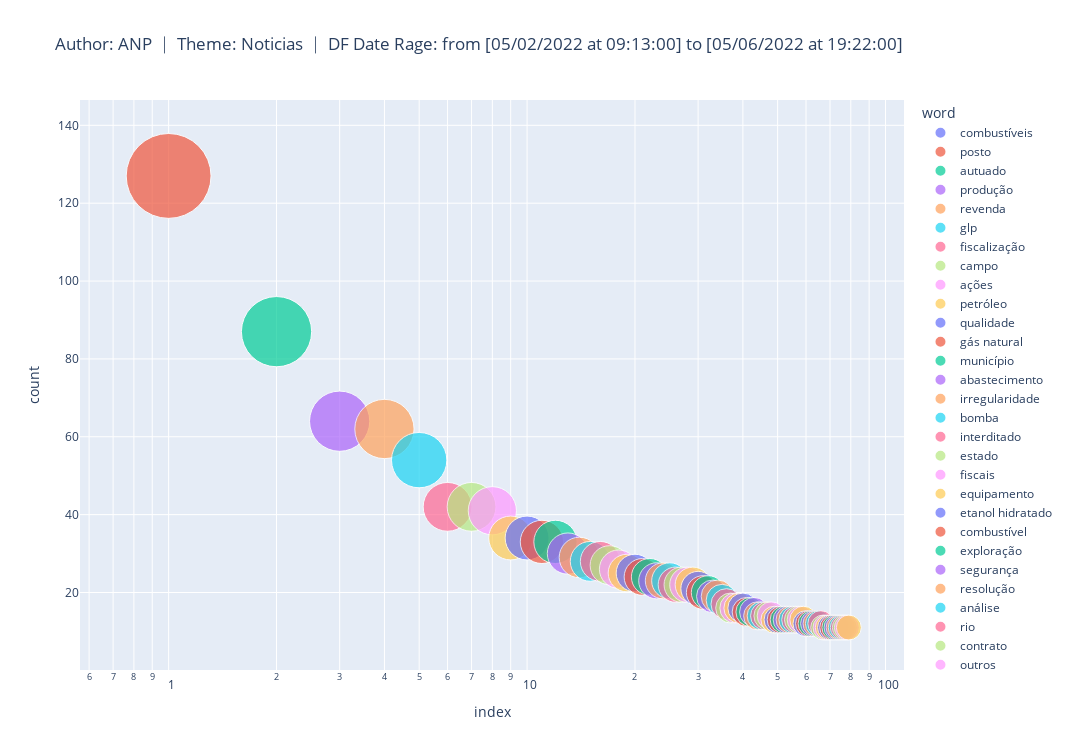

The notebook cell saved with this chart:
### Code cell
## generating a scatterplot from the plotfy library
fig = px.scatter(df2.query('count > 10'),
                y="count",
                size="count",
                color="word",
                hover_name="word",
                log_x=True,
                title = wordcloud_title,
                width=1500, 
                height=750,
                size_max=60)
fig.show()

plt.offline.plot(fig, filename = search+'.html')

### Figure 1 — Plotly figure (JSON) as saved in the notebook; plotly's stock layout.template omitted (floating-point values rounded to 4 significant figures)
{"data": [{"hovertemplate": "<b>%{hovertext}</b><br><br>word=combustíveis<br>index=%{x}<br>count=%{marker.size}<extra></extra>", "hovertext": ["combustíveis"], "legendgroup": "combustíveis", "marker": {"color": "#636efa", "size": [127], "sizemode": "area", "sizeref": 0.03528, "symbol": "circle"}, "mode": "markers", "name": "combustíveis", "orientation": "v", "showlegend": true, "type": "scatter", "x": [0], "xaxis": "x", "y": [127], "yaxis": "y"}, {"hovertemplate": "<b>%{hovertext}</b><br><br>word=posto<br>index=%{x}<br>count=%{marker.size}<extra></extra>", "hovertext": ["posto"], "legendgroup": "posto", "marker": {"color": "#EF553B", "size": [127], "sizemode": "area", "sizeref": 0.03528, "symbol": "circle"}, "mode": "markers", "name": "posto", "orientation": "v", "showlegend": true, "type": "scatter", "x": [1], "xaxis": "x", "y": [127], "yaxis": "y"}, {"hovertemplate": "<b>%{hovertext}</b><br><br>word=autuado<br>index=%{x}<br>count=%{marker.size}<extra></extra>", "hovertext": ["autuado"], "legendgroup": "autuado", "marker": {"color": "#00cc96", "size": [87], "sizemode": "area", "sizeref": 0.03528, "symbol": "circle"}, "mode": "markers", "name": "autuado", "orientation": "v", "showlegend": true, "type": "scatter", "x": [2], "xaxis": "x", "y": [87], "yaxis": "y"}, {"hovertemplate": "<b>%{hovertext}</b><br><br>word=produção<br>index=%{x}<br>count=%{marker.size}<extra></extra>", "hovertext": ["produção"], "legendgroup": "produção", "marker": {"color": "#ab63fa", "size": [64], "sizemode": "area", "sizeref": 0.03528, "symbol": "circle"}, "mode": "markers", "name": "produção", "orientation": "v", "showlegend": true, "type": "scatter", "x": [3], "xaxis": "x", "y": [64], "yaxis": "y"}, {"hovertemplate": "<b>%{hovertext}</b><br><br>word=revenda<br>index=%{x}<br>count=%{marker.size}<extra></extra>", "hovertext": ["revenda"], "legendgroup": "revenda", "marker": {"color": "#FFA15A", "size": [62], "sizemode": "area", "sizeref": 0.03528, "symbol": "circle"}, "mode": "markers", "name": "revenda", "orientation": "v", "showlegend": true, "type": "scatter", "x": [4], "xaxis": "x", "y": [62], "yaxis": "y"}, {"hovertemplate": "<b>%{hovertext}</b><br><br>word=glp<br>index=%{x}<br>count=%{marker.size}<extra></extra>", "hovertext": ["glp"], "legendgroup": "glp", "marker": {"color": "#19d3f3", "size": [54], "sizemode": "area", "sizeref": 0.03528, "symbol": "circle"}, "mode": "markers", "name": "glp", "orientation": "v", "showlegend": true, "type": "scatter", "x": [5], "xaxis": "x", "y": [54], "yaxis": "y"}, {"hovertemplate": "<b>%{hovertext}</b><br><br>word=fiscalização<br>index=%{x}<br>count=%{marker.size}<extra></extra>", "hovertext": ["fiscalização"], "legendgroup": "fiscalização", "marker": {"color": "#FF6692", "size": [42], "sizemode": "area", "sizeref": 0.03528, "symbol": "circle"}, "mode": "markers", "name": "fiscalização", "orientation": "v", "showlegend": true, "type": "scatter", "x": [6], "xaxis": "x", "y": [42], "yaxis": "y"}, {"hovertemplate": "<b>%{hovertext}</b><br><br>word=campo<br>index=%{x}<br>count=%{marker.size}<extra></extra>", "hovertext": ["campo"], "legendgroup": "campo", "marker": {"color": "#B6E880", "size": [42], "sizemode": "area", "sizeref": 0.03528, "symbol": "circle"}, "mode": "markers", "name": "campo", "orientation": "v", "showlegend": true, "type": "scatter", "x": [7], "xaxis": "x", "y": [42], "yaxis": "y"}, {"hovertemplate": "<b>%{hovertext}</b><br><br>word=ações<br>index=%{x}<br>count=%{marker.size}<extra></extra>", "hovertext": ["ações"], "legendgroup": "ações", "marker": {"color": "#FF97FF", "size": [41], "sizemode": "area", "sizeref": 0.03528, "symbol": "circle"}, "mode": "markers", "name": "ações", "orientation": "v", "showlegend": true, "type": "scatter", "x": [8], "xaxis": "x", "y": [41], "yaxis": "y"}, {"hovertemplate": "<b>%{hovertext}</b><br><br>word=petróleo<br>index=%{x}<br>count=%{marker.size}<extra></extra>", "hovertext": ["petróleo"], "legendgroup": "petróleo", "marker": {"color": "#FECB52", "size": [34], "sizemode": "area", "sizeref": 0.03528, "symbol": "circle"}, "mode": "markers", "name": "petróleo", "orientation": "v", "showlegend": true, "type": "scatter", "x": [9], "xaxis": "x", "y": [34], "yaxis": "y"}, {"hovertemplate": "<b>%{hovertext}</b><br><br>word=qualidade<br>index=%{x}<br>count=%{marker.size}<extra></extra>", "hovertext": ["qualidade"], "legendgroup": "qualidade", "marker": {"color": "#636efa", "size": [34], "sizemode": "area", "sizeref": 0.03528, "symbol": "circle"}, "mode": "markers", "name": "qualidade", "orientation": "v", "showlegend": true, "type": "scatter", "x": [10], "xaxis": "x", "y": [34], "yaxis": "y"}, {"hovertemplate": "<b>%{hovertext}</b><br><br>word=gás natural<br>index=%{x}<br>count=%{marker.size}<extra></extra>", "hovertext": ["gás natural"], "legendgroup": "gás natural", "marker": {"color": "#EF553B", "size": [33], "sizemode": "area", "sizeref": 0.03528, "symbol": "circle"}, "mode": "markers", "name": "gás natural", "orientation": "v", "showlegend": true, "type": "scatter", "x": [11], "xaxis": "x", "y": [33], "yaxis": "y"}, {"hovertemplate": "<b>%{hovertext}</b><br><br>word=município<br>index=%{x}<br>count=%{marker.size}<extra></extra>", "hovertext": ["município"], "legendgroup": "município", "marker": {"color": "#00cc96", "size": [33], "sizemode": "area", "sizeref": 0.03528, "symbol": "circle"}, "mode": "markers", "name": "município", "orientation": "v", "showlegend": true, "type": "scatter", "x": [12], "xaxis": "x", "y": [33], "yaxis": "y"}, {"hovertemplate": "<b>%{hovertext}</b><br><br>word=abastecimento<br>index=%{x}<br>count=%{marker.size}<extra></extra>", "hovertext": ["abastecimento"], "legendgroup": "abastecimento", "marker": {"color": "#ab63fa", "size": [30], "sizemode": "area", "sizeref": 0.03528, "symbol": "circle"}, "mode": "markers", "name": "abastecimento", "orientation": "v", "showlegend": true, "type": "scatter", "x": [13], "xaxis": "x", "y": [30], "yaxis": "y"}, {"hovertemplate": "<b>%{hovertext}</b><br><br>word=irregularidade<br>index=%{x}<br>count=%{marker.size}<extra></extra>", "hovertext": ["irregularidade"], "legendgroup": "irregularidade", "marker": {"color": "#FFA15A", "size": [29], "sizemode": "area", "sizeref": 0.03528, "symbol": "circle"}, "mode": "markers", "name": "irregularidade", "orientation": "v", "showlegend": true, "type": "scatter", "x": [14], "xaxis": "x", "y": [29], "yaxis": "y"}, {"hovertemplate": "<b>%{hovertext}</b><br><br>word=bomba<br>index=%{x}<br>count=%{marker.size}<extra></extra>", "hovertext": ["bomba"], "legendgroup": "bomba", "marker": {"color": "#19d3f3", "size": [28], "sizemode": "area", "sizeref": 0.03528, "symbol": "circle"}, "mode": "markers", "name": "bomba", "orientation": "v", "showlegend": true, "type": "scatter", "x": [15], "xaxis": "x", "y": [28], "yaxis": "y"}, {"hovertemplate": "<b>%{hovertext}</b><br><br>word=interditado<br>index=%{x}<br>count=%{marker.size}<extra></extra>", "hovertext": ["interditado"], "legendgroup": "interditado", "marker": {"color": "#FF6692", "size": [28], "sizemode": "area", "sizeref": 0.03528, "symbol": "circle"}, "mode": "markers", "name": "interditado", "orientation": "v", "showlegend": true, "type": "scatter", "x": [16], "xaxis": "x", "y": [28], "yaxis": "y"}, {"hovertemplate": "<b>%{hovertext}</b><br><br>word=estado<br>index=%{x}<br>count=%{marker.size}<extra></extra>", "hovertext": ["estado"], "legendgroup": "estado", "marker": {"color": "#B6E880", "size": [27], "sizemode": "area", "sizeref": 0.03528, "symbol": "circle"}, "mode": "markers", "name": "estado", "orientation": "v", "showlegend": true, "type": "scatter", "x": [17], "xaxis": "x", "y": [27], "yaxis": "y"}, {"hovertemplate": "<b>%{hovertext}</b><br><br>word=fiscais<br>index=%{x}<br>count=%{marker.size}<extra></extra>", "hovertext": ["fiscais"], "legendgroup": "fiscais", "marker": {"color": "#FF97FF", "size": [26], "sizemode": "area", "sizeref": 0.03528, "symbol": "circle"}, "mode": "markers", "name": "fiscais", "orientation": "v", "showlegend": true, "type": "scatter", "x": [18], "xaxis": "x", "y": [26], "yaxis": "y"}, {"hovertemplate": "<b>%{hovertext}</b><br><br>word=equipamento<br>index=%{x}<br>count=%{marker.size}<extra></extra>", "hovertext": ["equipamento"], "legendgroup": "equipamento", "marker": {"color": "#FECB52", "size": [25], "sizemode": "area", "sizeref": 0.03528, "symbol": "circle"}, "mode": "markers", "name": "equipamento", "orientation": "v", "showlegend": true, "type": "scatter", "x": [19], "xaxis": "x", "y": [25], "yaxis": "y"}, {"hovertemplate": "<b>%{hovertext}</b><br><br>word=etanol hidratado<br>index=%{x}<br>count=%{marker.size}<extra></extra>", "hovertext": ["etanol hidratado"], "legendgroup": "etanol hidratado", "marker": {"color": "#636efa", "size": [25], "sizemode": "area", "sizeref": 0.03528, "symbol": "circle"}, "mode": "markers", "name": "etanol hidratado", "orientation": "v", "showlegend": true, "type": "scatter", "x": [20], "xaxis": "x", "y": [25], "yaxis": "y"}, {"hovertemplate": "<b>%{hovertext}</b><br><br>word=combustível<br>index=%{x}<br>count=%{marker.size}<extra></extra>", "hovertext": ["combustível"], "legendgroup": "combustível", "marker": {"color": "#EF553B", "size": [24], "sizemode": "area", "sizeref": 0.03528, "symbol": "circle"}, "mode": "markers", "name": "combustível", "orientation": "v", "showlegend": true, "type": "scatter", "x": [21], "xaxis": "x", "y": [24], "yaxis": "y"}, {"hovertemplate": "<b>%{hovertext}</b><br><br>word=exploração<br>index=%{x}<br>count=%{marker.size}<extra></extra>", "hovertext": ["exploração"], "legendgroup": "exploração", "marker": {"color": "#00cc96", "size": [24], "sizemode": "area", "sizeref": 0.03528, "symbol": "circle"}, "mode": "markers", "name": "exploração", "orientation": "v", "showlegend": true, "type": "scatter", "x": [22], "xaxis": "x", "y": [24], "yaxis": "y"}, {"hovertemplate": "<b>%{hovertext}</b><br><br>word=segurança<br>index=%{x}<br>count=%{marker.size}<extra></extra>", "hovertext": ["segurança"], "legendgroup": "segurança", "marker": {"color": "#ab63fa", "size": [23], "sizemode": "area", "sizeref": 0.03528, "symbol": "circle"}, "mode": "markers", "name": "segurança", "orientation": "v", "showlegend": true, "type": "scatter", "x": [23], "xaxis": "x", "y": [23], "yaxis": "y"}, {"hovertemplate": "<b>%{hovertext}</b><br><br>word=resolução<br>index=%{x}<br>count=%{marker.size}<extra></extra>", "hovertext": ["resolução"], "legendgroup": "resolução", "marker": {"color": "#FFA15A", "size": [23], "sizemode": "area", "sizeref": 0.03528, "symbol": "circle"}, "mode": "markers", "name": "resolução", "orientation": "v", "showlegend": true, "type": "scatter", "x": [24], "xaxis": "x", "y": [23], "yaxis": "y"}, {"hovertemplate": "<b>%{hovertext}</b><br><br>word=análise<br>index=%{x}<br>count=%{marker.size}<extra></extra>", "hovertext": ["análise"], "legendgroup": "análise", "marker": {"color": "#19d3f3", "size": [23], "sizemode": "area", "sizeref": 0.03528, "symbol": "circle"}, "mode": "markers", "name": "análise", "orientation": "v", "showlegend": true, "type": "scatter", "x": [25], "xaxis": "x", "y": [23], "yaxis": "y"}, {"hovertemplate": "<b>%{hovertext}</b><br><br>word=rio<br>index=%{x}<br>count=%{marker.size}<extra></extra>", "hovertext": ["rio"], "legendgroup": "rio", "marker": {"color": "#FF6692", "size": [22], "sizemode": "area", "sizeref": 0.03528, "symbol": "circle"}, "mode": "markers", "name": "rio", "orientation": "v", "showlegend": true, "type": "scatter", "x": [26], "xaxis": "x", "y": [22], "yaxis": "y"}, {"hovertemplate": "<b>%{hovertext}</b><br><br>word=contrato<br>index=%{x}<br>count=%{marker.size}<extra></extra>", "hovertext": ["contrato"], "legendgroup": "contrato", "marker": {"color": "#B6E880", "size": [22], "sizemode": "area", "sizeref": 0.03528, "symbol": "circle"}, "mode": "markers", "name": "contrato", "orientation": "v", "showlegend": true, "type": "scatter", "x": [27], "xaxis": "x", "y": [22], "yaxis": "y"}, {"hovertemplate": "<b>%{hovertext}</b><br><br>word=outros<br>index=%{x}<br>count=%{marker.size}<extra></extra>", "hovertext": ["outros"], "legendgroup": "outros", "marker": {"color": "#FF97FF", "size": [22], "sizemode": "area", "sizeref": 0.03528, "symbol": "circle"}, "mode": "markers", "name": "outros", "orientation": "v", "showlegend": true, "type": "scatter", "x": [28], "xaxis": "x", "y": [22], "yaxis": "y"}, {"hovertemplate": "<b>%{hovertext}</b><br><br>word=bicos<br>index=%{x}<br>count=%{marker.size}<extra></extra>", "hovertext": ["bicos"], "legendgroup": "bicos", "marker": {"color": "#FECB52", "size": [22], "sizemode": "area", "sizeref": 0.03528, "symbol": "circle"}, "mode": "markers", "name": "bicos", "orientation": "v", "showlegend": true, "type": "scatter", "x": [29], "xaxis": "x", "y": [22], "yaxis": "y"}, {"hovertemplate": "<b>%{hovertext}</b><br><br>word=áreas<br>index=%{x}<br>count=%{marker.size}<extra></extra>", "hovertext": ["áreas"], "legendgroup": "áreas", "marker": {"color": "#636efa", "size": [21], "sizemode": "area", "sizeref": 0.03528, "symbol": "circle"}, "mode": "markers", "name": "áreas", "orientation": "v", "showlegend": true, "type": "scatter", "x": [30], "xaxis": "x", "y": [21], "yaxis": "y"}, {"hovertemplate": "<b>%{hovertext}</b><br><br>word=dados<br>index=%{x}<br>count=%{marker.size}<extra></extra>", "hovertext": ["dados"], "legendgroup": "dados", "marker": {"color": "#EF553B", "size": [20], "sizemode": "area", "sizeref": 0.03528, "symbol": "circle"}, "mode": "markers", "name": "dados", "orientation": "v", "showlegend": true, "type": "scatter", "x": [31], "xaxis": "x", "y": [20], "yaxis": "y"}, {"hovertemplate": "<b>%{hovertext}</b><br><br>word=bloco<br>index=%{x}<br>count=%{marker.size}<extra></extra>", "hovertext": ["bloco"], "legendgroup": "bloco", "marker": {"color": "#00cc96", "size": [20], "sizemode": "area", "sizeref": 0.03528, "symbol": "circle"}, "mode": "markers", "name": "bloco", "orientation": "v", "showlegend": true, "type": "scatter", "x": [32], "xaxis": "x", "y": [20], "yaxis": "y"}, {"hovertemplate": "<b>%{hovertext}</b><br><br>word=óleo<br>index=%{x}<br>count=%{marker.size}<extra></extra>", "hovertext": ["óleo"], "legendgroup": "óleo", "marker": {"color": "#ab63fa", "size": [19], "sizemode": "area", "sizeref": 0.03528, "symbol": "circle"}, "mode": "markers", "name": "óleo", "orientation": "v", "showlegend": true, "type": "scatter", "x": [33], "xaxis": "x", "y": [19], "yaxis": "y"}, {"hovertemplate": "<b>%{hovertext}</b><br><br>word=tanque<br>index=%{x}<br>count=%{marker.size}<extra></extra>", "hovertext": ["tanque"], "legendgroup": "tanque", "marker": {"color": "#FFA15A", "size": [19], "sizemode": "area", "sizeref": 0.03528, "symbol": "circle"}, "mode": "markers", "name": "tanque", "orientation": "v", "showlegend": true, "type": "scatter", "x": [34], "xaxis": "x", "y": [19], "yaxis": "y"}, {"hovertemplate": "<b>%{hovertext}</b><br><br>word=ponto<br>index=%{x}<br>count=%{marker.size}<extra></extra>", "hovertext": ["ponto"], "legendgroup": "ponto", "marker": {"color": "#19d3f3", "size": [18], "sizemode": "area", "sizeref": 0.03528, "symbol": "circle"}, "mode": "markers", "name": "ponto", "orientation": "v", "showlegend": true, "type": "scatter", "x": [35], "xaxis": "x", "y": [18], "yaxis": "y"}, {"hovertemplate": "<b>%{hovertext}</b><br><br>word=distribuidora<br>index=%{x}<br>count=%{marker.size}<extra></extra>", "hovertext": ["distribuidora"], "legendgroup": "distribuidora", "marker": {"color": "#FF6692", "size": [17], "sizemode": "area", "sizeref": 0.03528, "symbol": "circle"}, "mode": "markers", "name": "distribuidora", "orientation": "v", "showlegend": true, "type": "scatter", "x": [36], "xaxis": "x", "y": [17], "yaxis": "y"}, {"hovertemplate": "<b>%{hovertext}</b><br><br>word=norma<br>index=%{x}<br>count=%{marker.size}<extra></extra>", "hovertext": ["norma"], "legendgroup": "norma", "marker": {"color": "#B6E880", "size": [16], "sizemode": "area", "sizeref": 0.03528, "symbol": "circle"}, "mode": "markers", "name": "norma", "orientation": "v", "showlegend": true, "type": "scatter", "x": [37], "xaxis": "x", "y": [16], "yaxis": "y"}, {"hovertemplate": "<b>%{hovertext}</b><br><br>word=instrumento<br>index=%{x}<br>count=%{marker.size}<extra></extra>", "hovertext": ["instrumento"], "legendgroup": "instrumento", "marker": {"color": "#FF97FF", "size": [16], "sizemode": "area", "sizeref": 0.03528, "symbol": "circle"}, "mode": "markers", "name": "instrumento", "orientation": "v", "showlegend": true, "type": "scatter", "x": [38], "xaxis": "x", "y": [16], "yaxis": "y"}, {"hovertemplate": "<b>%{hovertext}</b><br><br>word=gasolina comum<br>index=%{x}<br>count=%{marker.size}<extra></extra>", "hovertext": ["gasolina comum"], "legendgroup": "gasolina comum", "marker": {"color": "#FECB52", "size": [16], "sizemode": "area", "sizeref": 0.03528, "symbol": "circle"}, "mode": "markers", "name": "gasolina comum", "orientation": "v", "showlegend": true, "type": "scatter", "x": [39], "xaxis": "x", "y": [16], "yaxis": "y"}, {"hovertemplate": "<b>%{hovertext}</b><br><br>word=cidades<br>index=%{x}<br>count=%{marker.size}<extra></extra>", "hovertext": ["cidades"], "legendgroup": "cidades", "marker": {"color": "#636efa", "size": [16], "sizemode": "area", "sizeref": 0.03528, "symbol": "circle"}, "mode": "markers", "name": "cidades", "orientation": "v", "showlegend": true, "type": "scatter", "x": [40], "xaxis": "x", "y": [16], "yaxis": "y"}, {"hovertemplate": "<b>%{hovertext}</b><br><br>word=óleo diesel<br>index=%{x}<br>count=%{marker.size}<extra></extra>", "hovertext": ["óleo diesel"], "legendgroup": "óleo diesel", "marker": {"color": "#EF553B", "size": [15], "sizemode": "area", "sizeref": 0.03528, "symbol": "circle"}, "mode": "markers", "name": "óleo diesel", "orientation": "v", "showlegend": true, "type": "scatter", "x": [41], "xaxis": "x", "y": [15], "yaxis": "y"}, {"hovertemplate": "<b>%{hovertext}</b><br><br>word=estabelecimento<br>index=%{x}<br>count=%{marker.size}<extra></extra>", "hovertext": ["estabelecimento"], "legendgroup": "estabelecimento", "marker": {"color": "#00cc96", "size": [15], "sizemode": "area", "sizeref": 0.03528, "symbol": "circle"}, "mode": "markers", "name": "estabelecimento", "orientation": "v", "showlegend": true, "type": "scatter", "x": [42], "xaxis": "x", "y": [15], "yaxis": "y"}, {"hovertemplate": "<b>%{hovertext}</b><br><br>word=preço<br>index=%{x}<br>count=%{marker.size}<extra></extra>", "hovertext": ["preço"], "legendgroup": "preço", "marker": {"color": "#ab63fa", "size": [15], "sizemode": "area", "sizeref": 0.03528, "symbol": "circle"}, "mode": "markers", "name": "preço", "orientation": "v", "showlegend": true, "type": "scatter", "x": [43], "xaxis": "x", "y": [15], "yaxis": "y"}, {"hovertemplate": "<b>%{hovertext}</b><br><br>word=consumidores<br>index=%{x}<br>count=%{marker.size}<extra></extra>", "hovertext": ["consumidores"], "legendgroup": "consumidores", "marker": {"color": "#FFA15A", "size": [14], "sizemode": "area", "sizeref": 0.03528, "symbol": "circle"}, "mode": "markers", "name": "consumidores", "orientation": "v", "showlegend": true, "type": "scatter", "x": [44], "xaxis": "x", "y": [14], "yaxis": "y"}, {"hovertemplate": "<b>%{hovertext}</b><br><br>word=consulta<br>index=%{x}<br>count=%{marker.size}<extra></extra>", "hovertext": ["consulta"], "legendgroup": "consulta", "marker": {"color": "#19d3f3", "size": [14], "sizemode": "area", "sizeref": 0.03528, "symbol": "circle"}, "mode": "markers", "name": "consulta", "orientation": "v", "showlegend": true, "type": "scatter", "x": [45], "xaxis": "x", "y": [14], "yaxis": "y"}, {"hovertemplate": "<b>%{hovertext}</b><br><br>word=bomba medidora<br>index=%{x}<br>count=%{marker.size}<extra></extra>", "hovertext": ["bomba medidora"], "legendgroup": "bomba medidora", "marker": {"color": "#FF6692", "size": [14], "sizemode": "area", "sizeref": 0.03528, "symbol": "circle"}, "mode": "markers", "name": "bomba medidora", "orientation": "v", "showlegend": true, "type": "scatter", "x": [46], "xaxis": "x", "y": [14], "yaxis": "y"}, {"hovertemplate": "<b>%{hovertext}</b><br><br>word=aviação<br>index=%{x}<br>count=%{marker.size}<extra></extra>", "hovertext": ["aviação"], "legendgroup": "aviação", "marker": {"color": "#B6E880", "size": [14], "sizemode": "area", "sizeref": 0.03528, "symbol": "circle"}, "mode": "markers", "name": "aviação", "orientation": "v", "showlegend": true, "type": "scatter", "x": [47], "xaxis": "x", "y": [14], "yaxis": "y"}, {"hovertemplate": "<b>%{hovertext}</b><br><br>word=fase<br>index=%{x}<br>count=%{marker.size}<extra></extra>", "hovertext": ["fase"], "legendgroup": "fase", "marker": {"color": "#FF97FF", "size": [14], "sizemode": "area", "sizeref": 0.03528, "symbol": "circle"}, "mode": "markers", "name": "fase", "orientation": "v", "showlegend": true, "type": "scatter", "x": [48], "xaxis": "x", "y": [14], "yaxis": "y"}, {"hovertemplate": "<b>%{hovertext}</b><br><br>word=operação<br>index=%{x}<br>count=%{marker.size}<extra></extra>", "hovertext": ["operação"], "legendgroup": "operação", "marker": {"color": "#FECB52", "size": [13], "sizemode": "area", "sizeref": 0.03528, "symbol": "circle"}, "mode": "markers", "name": "operação", "orientation": "v", "showlegend": true, "type": "scatter", "x": [49], "xaxis": "x", "y": [13], "yaxis": "y"}, {"hovertemplate": "<b>%{hovertext}</b><br><br>word=aferição irregular<br>index=%{x}<br>count=%{marker.size}<extra></extra>", "hovertext": ["aferição irregular"], "legendgroup": "aferição irregular", "marker": {"color": "#636efa", "size": [13], "sizemode": "area", "sizeref": 0.03528, "symbol": "circle"}, "mode": "markers", "name": "aferição irregular", "orientation": "v", "showlegend": true, "type": "scatter", "x": [50], "xaxis": "x", "y": [13], "yaxis": "y"}, {"hovertemplate": "<b>%{hovertext}</b><br><br>word=realização<br>index=%{x}<br>count=%{marker.size}<extra></extra>", "hovertext": ["realização"], "legendgroup": "realização", "marker": {"color": "#EF553B", "size": [13], "sizemode": "area", "sizeref": 0.03528, "symbol": "circle"}, "mode": "markers", "name": "realização", "orientation": "v", "showlegend": true, "type": "scatter", "x": [51], "xaxis": "x", "y": [13], "yaxis": "y"}, {"hovertemplate": "<b>%{hovertext}</b><br><br>word=litro<br>index=%{x}<br>count=%{marker.size}<extra></extra>", "hovertext": ["litro"], "legendgroup": "litro", "marker": {"color": "#00cc96", "size": [13], "sizemode": "area", "sizeref": 0.03528, "symbol": "circle"}, "mode": "markers", "name": "litro", "orientation": "v", "showlegend": true, "type": "scatter", "x": [52], "xaxis": "x", "y": [13], "yaxis": "y"}, {"hovertemplate": "<b>%{hovertext}</b><br><br>word=poço<br>index=%{x}<br>count=%{marker.size}<extra></extra>", "hovertext": ["poço"], "legendgroup": "poço", "marker": {"color": "#ab63fa", "size": [13], "sizemode": "area", "sizeref": 0.03528, "symbol": "circle"}, "mode": "markers", "name": "poço", "orientation": "v", "showlegend": true, "type": "scatter", "x": [53], "xaxis": "x", "y": [13], "yaxis": "y"}, {"hovertemplate": "<b>%{hovertext}</b><br><br>word=atividades<br>index=%{x}<br>count=%{marker.size}<extra></extra>", "hovertext": ["atividades"], "legendgroup": "atividades", "marker": {"color": "#FFA15A", "size": [13], "sizemode": "area", "sizeref": 0.03528, "symbol": "circle"}, "mode": "markers", "name": "atividades", "orientation": "v", "showlegend": true, "type": "scatter", "x": [54], "xaxis": "x", "y": [13], "yaxis": "y"}, {"hovertemplate": "<b>%{hovertext}</b><br><br>word=produto<br>index=%{x}<br>count=%{marker.size}<extra></extra>", "hovertext": ["produto"], "legendgroup": "produto", "marker": {"color": "#19d3f3", "size": [13], "sizemode": "area", "sizeref": 0.03528, "symbol": "circle"}, "mode": "markers", "name": "produto", "orientation": "v", "showlegend": true, "type": "scatter", "x": [55], "xaxis": "x", "y": [13], "yaxis": "y"}, {"hovertemplate": "<b>%{hovertext}</b><br><br>word=armazenamento<br>index=%{x}<br>count=%{marker.size}<extra></extra>", "hovertext": ["armazenamento"], "legendgroup": "armazenamento", "marker": {"color": "#FF6692", "size": [13], "sizemode": "area", "sizeref": 0.03528, "symbol": "circle"}, "mode": "markers", "name": "armazenamento", "orientation": "v", "showlegend": true, "type": "scatter", "x": [56], "xaxis": "x", "y": [13], "yaxis": "y"}, {"hovertemplate": "<b>%{hovertext}</b><br><br>word=empresas<br>index=%{x}<br>count=%{marker.size}<extra></extra>", "hovertext": ["empresas"], "legendgroup": "empresas", "marker": {"color": "#B6E880", "size": [13], "sizemode": "area", "sizeref": 0.03528, "symbol": "circle"}, "mode": "markers", "name": "empresas", "orientation": "v", "showlegend": true, "type": "scatter", "x": [57], "xaxis": "x", "y": [13], "yaxis": "y"}, {"hovertemplate": "<b>%{hovertext}</b><br><br>word=capital<br>index=%{x}<br>count=%{marker.size}<extra></extra>", "hovertext": ["capital"], "legendgroup": "capital", "marker": {"color": "#FF97FF", "size": [13], "sizemode": "area", "sizeref": 0.03528, "symbol": "circle"}, "mode": "markers", "name": "capital", "orientation": "v", "showlegend": true, "type": "scatter", "x": [58], "xaxis": "x", "y": [13], "yaxis": "y"}, {"hovertemplate": "<b>%{hovertext}</b><br><br>word=prazo<br>index=%{x}<br>count=%{marker.size}<extra></extra>", "hovertext": ["prazo"], "legendgroup": "prazo", "marker": {"color": "#FECB52", "size": [13], "sizemode": "area", "sizeref": 0.03528, "symbol": "circle"}, "mode": "markers", "name": "prazo", "orientation": "v", "showlegend": true, "type": "scatter", "x": [59], "xaxis": "x", "y": [13], "yaxis": "y"}, {"hovertemplate": "<b>%{hovertext}</b><br><br>word=agentes econômicos<br>index=%{x}<br>count=%{marker.size}<extra></extra>", "hovertext": ["agentes econômicos"], "legendgroup": "agentes econômicos", "marker": {"color": "#636efa", "size": [12], "sizemode": "area", "sizeref": 0.03528, "symbol": "circle"}, "mode": "markers", "name": "agentes econômicos", "orientation": "v", "showlegend": true, "type": "scatter", "x": [60], "xaxis": "x", "y": [12], "yaxis": "y"}, {"hovertemplate": "<b>%{hovertext}</b><br><br>word=plano<br>index=%{x}<br>count=%{marker.size}<extra></extra>", "hovertext": ["plano"], "legendgroup": "plano", "marker": {"color": "#EF553B", "size": [12], "sizemode": "area", "sizeref": 0.03528, "symbol": "circle"}, "mode": "markers", "name": "plano", "orientation": "v", "showlegend": true, "type": "scatter", "x": [61], "xaxis": "x", "y": [12], "yaxis": "y"}, {"hovertemplate": "<b>%{hovertext}</b><br><br>word=fiscalizado<br>index=%{x}<br>count=%{marker.size}<extra></extra>", "hovertext": ["fiscalizado"], "legendgroup": "fiscalizado", "marker": {"color": "#00cc96", "size": [12], "sizemode": "area", "sizeref": 0.03528, "symbol": "circle"}, "mode": "markers", "name": "fiscalizado", "orientation": "v", "showlegend": true, "type": "scatter", "x": [62], "xaxis": "x", "y": [12], "yaxis": "y"}, {"hovertemplate": "<b>%{hovertext}</b><br><br>word=sistema<br>index=%{x}<br>count=%{marker.size}<extra></extra>", "hovertext": ["sistema"], "legendgroup": "sistema", "marker": {"color": "#ab63fa", "size": [12], "sizemode": "area", "sizeref": 0.03528, "symbol": "circle"}, "mode": "markers", "name": "sistema", "orientation": "v", "showlegend": true, "type": "scatter", "x": [63], "xaxis": "x", "y": [12], "yaxis": "y"}, {"hovertemplate": "<b>%{hovertext}</b><br><br>word=terra<br>index=%{x}<br>count=%{marker.size}<extra></extra>", "hovertext": ["terra"], "legendgroup": "terra", "marker": {"color": "#FFA15A", "size": [12], "sizemode": "area", "sizeref": 0.03528, "symbol": "circle"}, "mode": "markers", "name": "terra", "orientation": "v", "showlegend": true, "type": "scatter", "x": [64], "xaxis": "x", "y": [12], "yaxis": "y"}, {"hovertemplate": "<b>%{hovertext}</b><br><br>word=proprietário<br>index=%{x}<br>count=%{marker.size}<extra></extra>", "hovertext": ["proprietário"], "legendgroup": "proprietário", "marker": {"color": "#19d3f3", "size": [12], "sizemode": "area", "sizeref": 0.03528, "symbol": "circle"}, "mode": "markers", "name": "proprietário", "orientation": "v", "showlegend": true, "type": "scatter", "x": [65], "xaxis": "x", "y": [12], "yaxis": "y"}, {"hovertemplate": "<b>%{hovertext}</b><br><br>word=sul<br>index=%{x}<br>count=%{marker.size}<extra></extra>", "hovertext": ["sul"], "legendgroup": "sul", "marker": {"color": "#FF6692", "size": [12], "sizemode": "area", "sizeref": 0.03528, "symbol": "circle"}, "mode": "markers", "name": "sul", "orientation": "v", "showlegend": true, "type": "scatter", "x": [66], "xaxis": "x", "y": [12], "yaxis": "y"}, {"hovertemplate": "<b>%{hovertext}</b><br><br>word=onde<br>index=%{x}<br>count=%{marker.size}<extra></extra>", "hovertext": ["onde"], "legendgroup": "onde", "marker": {"color": "#B6E880", "size": [11], "sizemode": "area", "sizeref": 0.03528, "symbol": "circle"}, "mode": "markers", "name": "onde", "orientation": "v", "showlegend": true, "type": "scatter", "x": [67], "xaxis": "x", "y": [11], "yaxis": "y"}, {"hovertemplate": "<b>%{hovertext}</b><br><br>word=percentual<br>index=%{x}<br>count=%{marker.size}<extra></extra>", "hovertext": ["percentual"], "legendgroup": "percentual", "marker": {"color": "#FF97FF", "size": [11], "sizemode": "area", "sizeref": 0.03528, "symbol": "circle"}, "mode": "markers", "name": "percentual", "orientation": "v", "showlegend": true, "type": "scatter", "x": [68], "xaxis": "x", "y": [11], "yaxis": "y"}, {"hovertemplate": "<b>%{hovertext}</b><br><br>word=ausência<br>index=%{x}<br>count=%{marker.size}<extra></extra>", "hovertext": ["ausência"], "legendgroup": "ausência", "marker": {"color": "#FECB52", "size": [11], "sizemode": "area", "sizeref": 0.03528, "symbol": "circle"}, "mode": "markers", "name": "ausência", "orientation": "v", "showlegend": true, "type": "scatter", "x": [69], "xaxis": "x", "y": [11], "yaxis": "y"}, {"hovertemplate": "<b>%{hovertext}</b><br><br>word=utilizado<br>index=%{x}<br>count=%{marker.size}<extra></extra>", "hovertext": ["utilizado"], "legendgroup": "utilizado", "marker": {"color": "#636efa", "size": [11], "sizemode": "area", "sizeref": 0.03528, "symbol": "circle"}, "mode": "markers", "name": "utilizado", "orientation": "v", "showlegend": true, "type": "scatter", "x": [70], "xaxis": "x", "y": [11], "yaxis": "y"}, {"hovertemplate": "<b>%{hovertext}</b><br><br>word=produtores<br>index=%{x}<br>count=%{marker.size}<extra></extra>", "hovertext": ["produtores"], "legendgroup": "produtores", "marker": {"color": "#EF553B", "size": [11], "sizemode": "area", "sizeref": 0.03528, "symbol": "circle"}, "mode": "markers", "name": "produtores", "orientation": "v", "showlegend": true, "type": "scatter", "x": [71], "xaxis": "x", "y": [11], "yaxis": "y"}, {"hovertemplate": "<b>%{hovertext}</b><br><br>word=painel<br>index=%{x}<br>count=%{marker.size}<extra></extra>", "hovertext": ["painel"], "legendgroup": "painel", "marker": {"color": "#00cc96", "size": [11], "sizemode": "area", "sizeref": 0.03528, "symbol": "circle"}, "mode": "markers", "name": "painel", "orientation": "v", "showlegend": true, "type": "scatter", "x": [72], "xaxis": "x", "y": [11], "yaxis": "y"}, {"hovertemplate": "<b>%{hovertext}</b><br><br>word=bacia<br>index=%{x}<br>count=%{marker.size}<extra></extra>", "hovertext": ["bacia"], "legendgroup": "bacia", "marker": {"color": "#ab63fa", "size": [11], "sizemode": "area", "sizeref": 0.03528, "symbol": "circle"}, "mode": "markers", "name": "bacia", "orientation": "v", "showlegend": true, "type": "scatter", "x": [73], "xaxis": "x", "y": [11], "yaxis": "y"}, {"hovertemplate": "<b>%{hovertext}</b><br><br>word=ação<br>index=%{x}<br>count=%{marker.size}<extra></extra>", "hovertext": ["ação"], "legendgroup": "ação", "marker": {"color": "#FFA15A", "size": [11], "sizemode": "area", "sizeref": 0.03528, "symbol": "circle"}, "mode": "markers", "name": "ação", "orientation": "v", "showlegend": true, "type": "scatter", "x": [74], "xaxis": "x", "y": [11], "yaxis": "y"}, {"hovertemplate": "<b>%{hovertext}</b><br><br>word=procon municipal<br>index=%{x}<br>count=%{marker.size}<extra></extra>", "hovertext": ["procon municipal"], "legendgroup": "procon municipal", "marker": {"color": "#19d3f3", "size": [11], "sizemode": "area", "sizeref": 0.03528, "symbol": "circle"}, "mode": "markers", "name": "procon municipal", "orientation": "v", "showlegend": true, "type": "scatter", "x": [75], "xaxis": "x", "y": [11], "yaxis": "y"}, {"hovertemplate": "<b>%{hovertext}</b><br><br>word=outras<br>index=%{x}<br>count=%{marker.size}<extra></extra>", "hovertext": ["outras"], "legendgroup": "outras", "marker": {"color": "#FF6692", "size": [11], "sizemode": "area", "sizeref": 0.03528, "symbol": "circle"}, "mode": "markers", "name": "outras", "orientation": "v", "showlegend": true, "type": "scatter", "x": [76], "xaxis": "x", "y": [11], "yaxis": "y"}, {"hovertemplate": "<b>%{hovertext}</b><br><br>word=além<br>index=%{x}<br>count=%{marker.size}<extra></extra>", "hovertext": ["além"], "legendgroup": "além", "marker": {"color": "#B6E880", "size": [11], "sizemode": "area", "sizeref": 0.03528, "symbol": "circle"}, "mode": "markers", "name": "além", "orientation": "v", "showlegend": true, "type": "scatter", "x": [77], "xaxis": "x", "y": [11], "yaxis": "y"}, {"hovertemplate": "<b>%{hovertext}</b><br><br>word=oferta permanente<br>index=%{x}<br>count=%{marker.size}<extra></extra>", "hovertext": ["oferta permanente"], "legendgroup": "oferta permanente", "marker": {"color": "#FF97FF", "size": [11], "sizemode": "area", "sizeref": 0.03528, "symbol": "circle"}, "mode": "markers", "name": "oferta permanente", "orientation": "v", "showlegend": true, "type": "scatter", "x": [78], "xaxis": "x", "y": [11], "yaxis": "y"}, {"hovertemplate": "<b>%{hovertext}</b><br><br>word=inmetro<br>index=%{x}<br>count=%{marker.size}<extra></extra>", "hovertext": ["inmetro"], "legendgroup": "inmetro", "marker": {"color": "#FECB52", "size": [11], "sizemode": "area", "sizeref": 0.03528, "symbol": "circle"}, "mode": "markers", "name": "inmetro", "orientation": "v", "showlegend": true, "type": "scatter", "x": [79], "xaxis": "x", "y": [11], "yaxis": "y"}], "layout": {"height": 750, "legend": {"itemsizing": "constant", "title": {"text": "word"}, "tracegroupgap": 0}, "title": {"text": "Author: ANP │ Theme: Noticias │ DF Date Rage: from [05/02/2022 at 09:13:00] to [05/06/2022 at 19:22:00]"}, "width": 1500, "xaxis": {"anchor": "y", "domain": [0, 1], "title": {"text": "index"}, "type": "log"}, "yaxis": {"anchor": "x", "domain": [0, 1], "title": {"text": "count"}}}}
